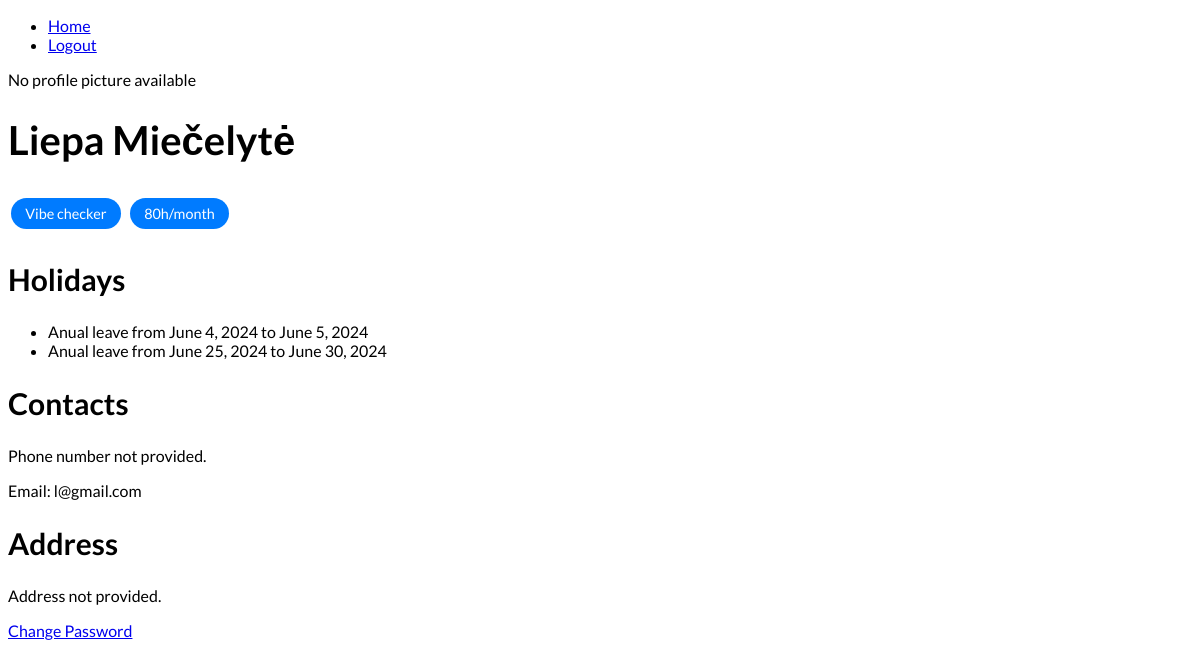
The app's page /schedules/profile/1/, older data.
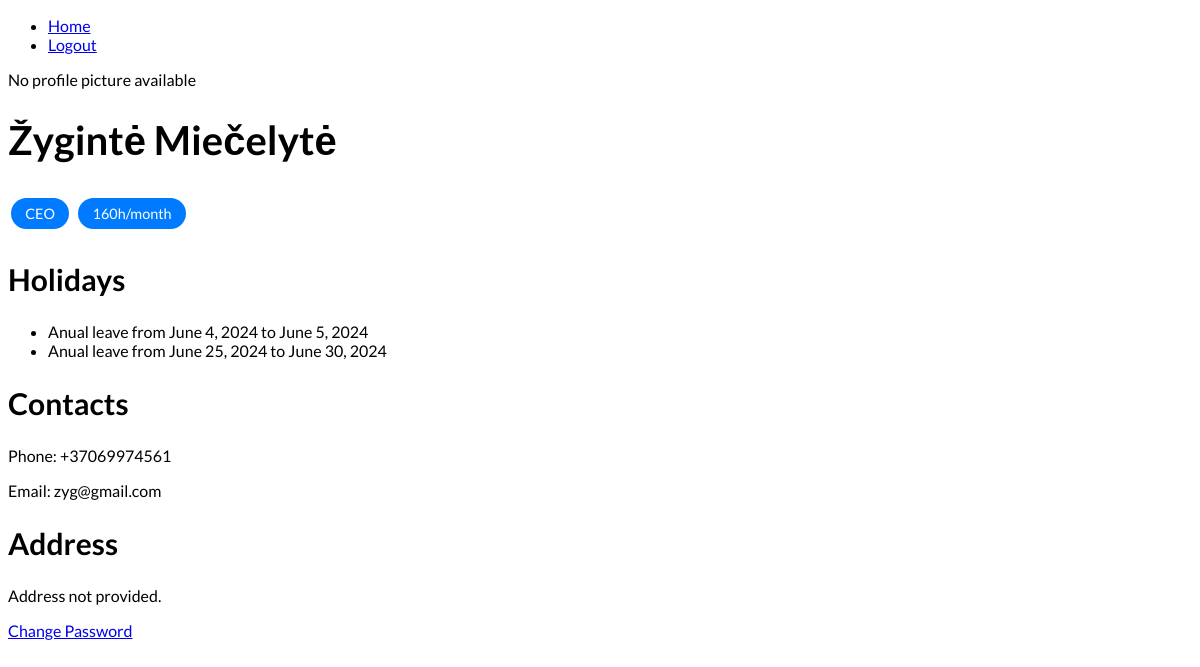
The same page, newer data.
### schedules/models.py (models this page shows, shortened)
class CustomUser(AbstractBaseUser, PermissionsMixin):
    email = models.EmailField(unique=True)
    name = models.CharField(max_length=100)
    last_name = models.CharField(max_length=100)
    position = models.CharField(max_length=100)
    WORKING_HOURS = (
        ('1', '1 (160h/month)'),
        ('0.75', '0.75 (120h/month)'),
        ('0.5', '0.5 (80h/month)'),
        ('0.25', '0.25 (40h/month)'),
        ('1.25', '1.25 (180h/month)'),
        ('1.5', '1.5 (200h/month)')
    )
    working_hours = models.CharField(max_length=4, choices=WORKING_HOURS, default='1')
    phone_number = PhoneNumberField(null=True, blank=True, unique=True)
    profile_picture = models.ImageField(upload_to='profile_pictures', blank=True)
    street_address = models.CharField(max_length=255, null=True, blank=True)
    city = models.CharField(max_length=100, null=True, blank=True)
    postal_code = models.CharField(max_length=20, null=True, blank=True)
    country = models.CharField(max_length=100, null=True, blank=True)
    is_active = models.BooleanField(default=True)
    is_staff = models.BooleanField(default=False)
    objects = CustomUserManager()
    USERNAME_FIELD = 'email'
    REQUIRED_FIELDS = ['name', 'last_name', 'position', 'working_hours']

### schedules/views.py (the view)
# urls.py: path('profile/<str:user_id>/', user_profile, name='user_profile'),
def user_profile(request, user_id):
    user = get_object_or_404(CustomUser, id=user_id)
    user_vacation = Vacation.objects.filter(user=user)
    data = {
        'user': user,
        'user_vacation': user_vacation,
    }
    return render(request, 'profile.html', context=data)

### schedules/templatetags/custom_filters.py (called while the page is built)
@register.filter
def hours_display(value):
    start = value.find('(')
    end = value.find(')')
    if start != -1 and end != -1:
        return value[start+1:end]
    return value

### schedules/templates/profile.html (shortened to what this page needs)
{% extends 'base.html' %}
{% load custom_filters %}
{% load static %}
{% block content %}
{% if user.profile_picture %}
    <img src="{{ user.profile_picture.url }}" alt="Profile Picture">
{% else %}
    <p>No profile picture available</p>
{% endif %}
<div>
    <h1>{{ user.name }} {{ user.last_name }}</h1>
</div>
<div class="tags">
    <span class="tag">{{ user.position }}</span>
    <span class="tag">{{ user.get_working_hours_display|hours_display   }}</span>
</div>
<div>
    <h2>Holidays</h2>
    {% if user_vacation %}
        <ul>
            {% for vacation in user_vacation %}
                <li>{{ vacation.get_type_display }} from {{ vacation.first_day }} to {{ vacation.last_day }}</li>
            {% endfor %}
        </ul>
    {% else %}
        <p>No vacations palnned</p>
    {% endif %}
</div>
<div>
    <h2>Contacts</h2>
        {% if user.phone_number %}
            <p>Phone: {{ user.phone_number }}
        {% else %}
            <p>Phone number not provided.</p>
        {% endif %}
        <p>Email: {{ user.email }}</p>
    <h2>Address</h2>
        {% if user.street_address %}
            <p>{{ user.full_address }}
        {% else %}
            <p>Address not provided.</p>
        {% endif %}
</div>
<a href="{% url 'password_change' %}">Change Password</a>
{% endblock content %}

Row changes from the older to the newer data that the page shows:
changed CustomUser "Miečelytė": name "Liepa" → "Žygintė"; position "Vibe checker" → "CEO"; working_hours|hours_display "80h/month" → "160h/month"; phone_number (not shown) → "+37069974561"; email "l@gmail.com" → "zyg@gmail.com"
Text that changed along with them:
text no longer shown: "Phone number not provided."
text now shown: "Phone:"
